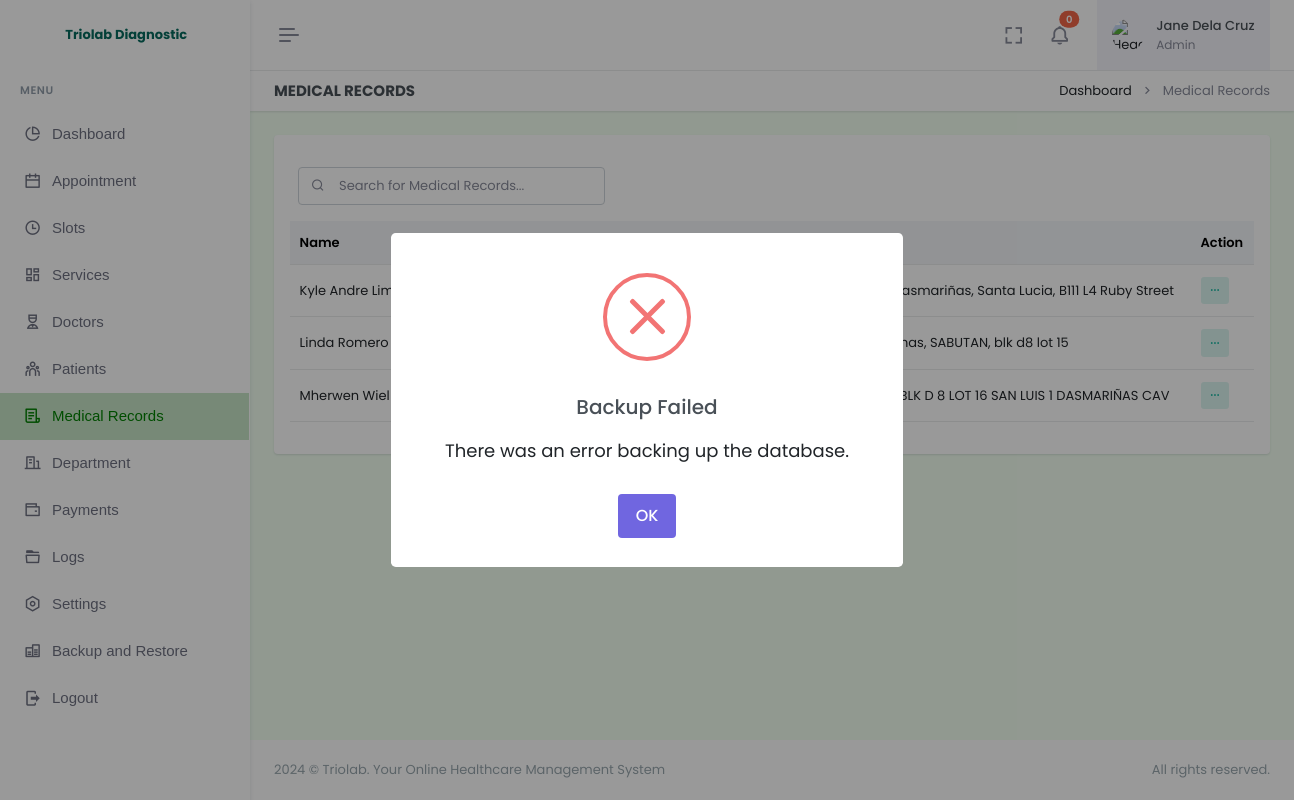
Page /admin/medical-records.php (signed in) on the earlier database version.
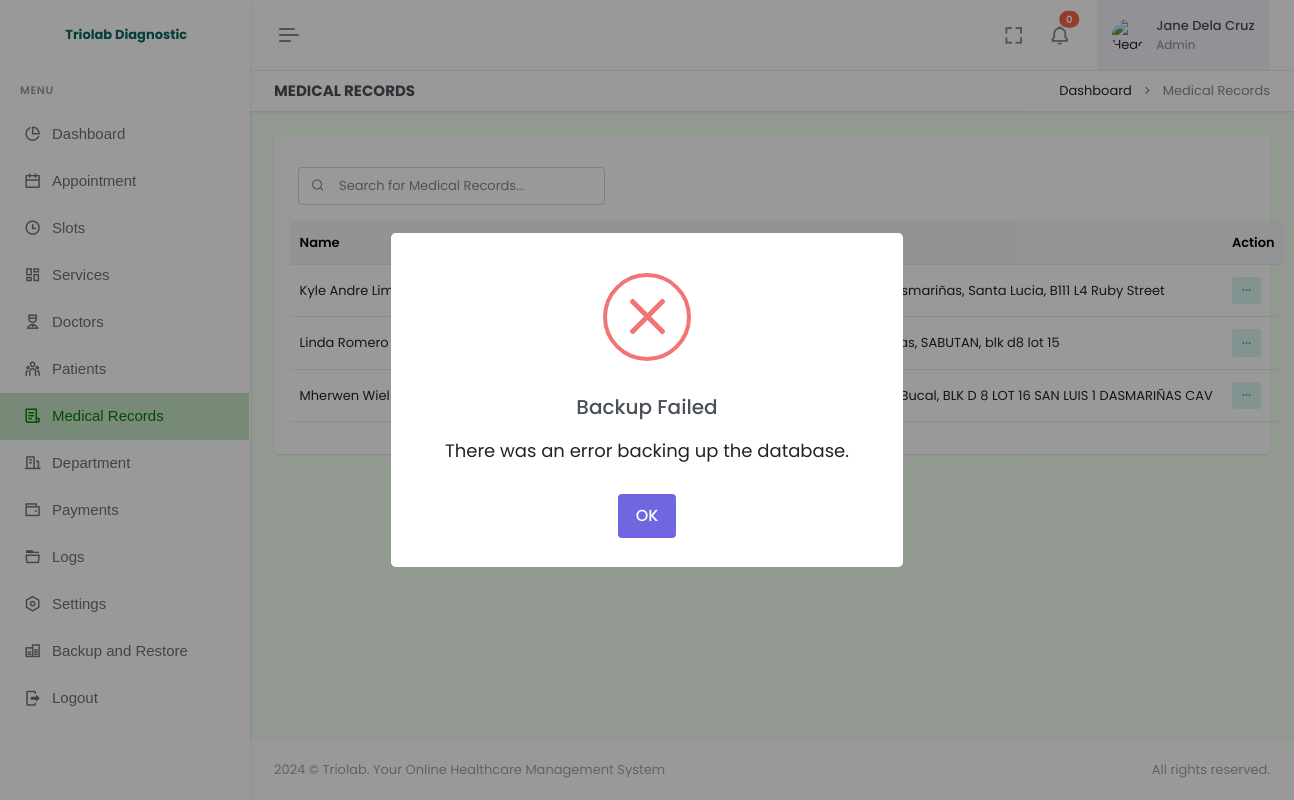
Same page on the later database version.
### tables this page shows
CREATE TABLE `patient` (
  `id` int(11) NOT NULL AUTO_INCREMENT,
  `firstname` varchar(255) NOT NULL,
  `lastname` varchar(255) NOT NULL,
  `email` varchar(255) NOT NULL,
  `dob` varchar(255) DEFAULT NULL,
  `birthplace` varchar(255) DEFAULT NULL,
  `contact` varchar(255) DEFAULT NULL,
  `password` varchar(255) NOT NULL,
  `province` varchar(255) DEFAULT NULL,
  `city` varchar(255) DEFAULT NULL,
  `barangay` varchar(255) DEFAULT NULL,
  `street` varchar(255) DEFAULT NULL,
  `date_added` timestamp NOT NULL DEFAULT current_timestamp(),
  PRIMARY KEY (`id`)
);

### admin/medical-records.php (the view, shortened to what the changed rows need)
<!doctype html>
<html lang="en" data-layout="vertical" data-topbar="light" data-sidebar="light" data-sidebar-size="lg" data-sidebar-image="none" data-preloader="disable" data-theme="default" data-theme-colors="green">
<head>
    <link rel="stylesheet" href="https://cdn.jsdelivr.net/npm/flatpickr/dist/flatpickr.min.css">
    <link href="assets/css/bootstrap.min.css" rel="stylesheet" type="text/css" />
    <link href="assets/css/icons.min.css" rel="stylesheet" type="text/css" />
    <link href="assets/css/app.min.css" rel="stylesheet" type="text/css" />
    <link href="assets/css/custom.min.css" rel="stylesheet" type="text/css" />
    <link rel="stylesheet" href="assets/css/sweetalert.css">
</head>
<body style="background-color: #F2FFF1">
    <div id="layout-wrapper">
        <?php require "header.php"; ?>
        <div class="main-content">
            <div class="page-content">
                <div class="container-fluid">
                    <div class="row">
                        <div class="col-12">
                            <div class="card">
                                <div class="card-body">
                                    <table class="table align-middle table-nowrap" id="patientTable">
                                        <thead class="table-light">
                                            <tr>
                                                <th>Name</th>
                                                <th>Contact</th>
                                                <th>Email</th>
                                                <th>Address</th>
                                                <th>Action</th>
                                            </tr>
                                        </thead>
                                        <tbody class="list">
                                            <?php
                                            $selectPatient = $pdo->prepare("
                                                SELECT *
                                                FROM patient
                                                ORDER BY firstname ASC
                                            ");
                                            $selectPatient->execute();
                                            if ($selectPatient->rowCount() > 0) {
                                                while ($row = $selectPatient->fetch(PDO::FETCH_ASSOC)) {
                                                    $fullname = htmlspecialchars($row['firstname']) . " " . htmlspecialchars($row['lastname']);
                                            ?>
                                                    <tr>
                                                        <td><?= $fullname; ?></td>
                                                        <td><?= htmlspecialchars($row['contact']); ?></td>
                                                        <td><?= htmlspecialchars($row['email']); ?></td>
                                                        <td><?= htmlspecialchars($row['province'] . ', ' . $row['city'] . ', ' . $row['barangay'] . ', ' . $row['street']); ?></td>
                                                        <td>
                                                            <div class="dropdown d-inline-block">
                                                                <button class="btn btn-soft-success btn-sm dropdown" type="button" data-bs-toggle="dropdown" aria-expanded="false">
                                                                    <i class="ri-more-fill align-middle"></i>
                                                                </button>
                                                            </div>
                                                        </td>
                                                    </tr>
                                                <?php
                                                }
                                            }
                                            ?>
                                        </tbody>
                                    </table>
                                </div>
                            </div>
                        </div>
                    </div>
                </div>
            </div>
        </div>
    </div>
</body>
</html>

Differences in the rows shown:
changed patient "Mherwen Wiel Romero": province+city+barangay "Cavite, Silang, , BLK D 8 LOT 16 SAN LUIS 1 DASMARIÑAS CAV" → "Cavite, Amadeo, Bucal, BLK D 8 LOT 16 SAN LUIS 1 DASMARIÑAS CAV"
